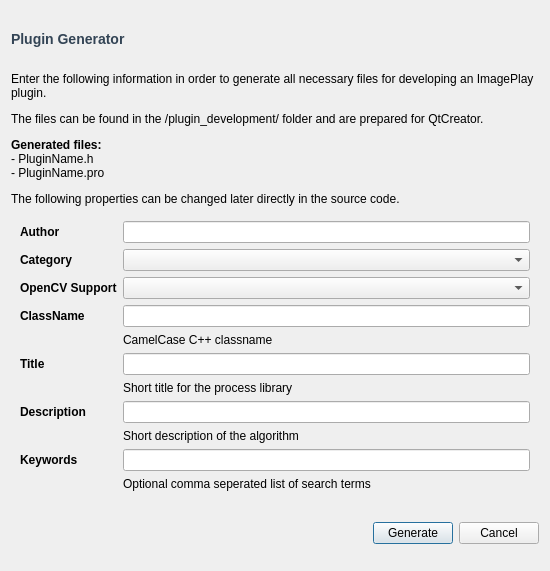
<?xml version="1.0" encoding="UTF-8"?>
<ui version="4.0">
 <class>PluginGenerator</class>
 <widget class="QDialog" name="PluginGenerator">
  <property name="geometry">
   <rect>
    <x>0</x>
    <y>0</y>
    <width>550</width>
    <height>571</height>
   </rect>
  </property>
  <property name="windowTitle">
   <string>Plugin Generator</string>
  </property>
  <layout class="QVBoxLayout" name="verticalLayout">
   <item>
    <widget class="QLabel" name="label">
     <property name="styleSheet">
      <string notr="true">font-size:14px;font-weight:bold;color:#345</string>
     </property>
     <property name="text">
      <string>Plugin Generator</string>
     </property>
    </widget>
   </item>
   <item>
    <widget class="QLabel" name="label_2">
     <property name="text">
      <string>&lt;html&gt;&lt;head/&gt;&lt;body&gt;&lt;p&gt;Enter the following information in order to generate all necessary files for developing an ImagePlay plugin.&lt;/p&gt;&lt;p&gt;The files can be found in the /plugin_development/ folder and are prepared for QtCreator.&lt;/p&gt;&lt;p&gt;&lt;span style=&quot; font-weight:600;&quot;&gt;Generated files:&lt;/span&gt;&lt;br/&gt;- PluginName.h&lt;br/&gt;- PluginName.pro&lt;/p&gt;&lt;p&gt;The following properties can be changed later directly in the source code.&lt;/p&gt;&lt;/body&gt;&lt;/html&gt;</string>
     </property>
     <property name="wordWrap">
      <bool>true</bool>
     </property>
    </widget>
   </item>
   <item>
    <widget class="QWidget" name="widget" native="true">
     <layout class="QGridLayout" name="gridLayout">
      <item row="5" column="0">
       <widget class="QLabel" name="label_4">
        <property name="styleSheet">
         <string notr="true">font-weight:bold;</string>
        </property>
        <property name="text">
         <string>Title</string>
        </property>
       </widget>
      </item>
      <item row="3" column="2">
       <widget class="QLineEdit" name="inputClassName"/>
      </item>
      <item row="9" column="0">
       <widget class="QLabel" name="label_5">
        <property name="styleSheet">
         <string notr="true">font-weight:bold;</string>
        </property>
        <property name="text">
         <string>Keywords</string>
        </property>
       </widget>
      </item>
      <item row="9" column="2">
       <widget class="QLineEdit" name="inputKeywords"/>
      </item>
      <item row="3" column="0">
       <widget class="QLabel" name="label_3">
        <property name="styleSheet">
         <string notr="true">font-weight:bold;</string>
        </property>
        <property name="text">
         <string>ClassName</string>
        </property>
       </widget>
      </item>
      <item row="2" column="0">
       <widget class="QLabel" name="label_8">
        <property name="styleSheet">
         <string notr="true">font-weight:bold;</string>
        </property>
        <property name="text">
         <string>OpenCV Support</string>
        </property>
       </widget>
      </item>
      <item row="5" column="2">
       <widget class="QLineEdit" name="inputTitle"/>
      </item>
      <item row="2" column="2">
       <widget class="QComboBox" name="comboBoxOpenCV"/>
      </item>
      <item row="1" column="2">
       <widget class="QComboBox" name="comboBoxCategory"/>
      </item>
      <item row="0" column="0">
       <widget class="QLabel" name="label_11">
        <property name="styleSheet">
         <string notr="true">font-weight:bold;</string>
        </property>
        <property name="text">
         <string>Author</string>
        </property>
       </widget>
      </item>
      <item row="4" column="2">
       <widget class="QLabel" name="label_10">
        <property name="text">
         <string>CamelCase C++ classname</string>
        </property>
       </widget>
      </item>
      <item row="1" column="0">
       <widget class="QLabel" name="label_7">
        <property name="styleSheet">
         <string notr="true">font-weight:bold;</string>
        </property>
        <property name="text">
         <string>Category</string>
        </property>
       </widget>
      </item>
      <item row="0" column="2">
       <widget class="QLineEdit" name="inputAuthor"/>
      </item>
      <item row="10" column="2">
       <widget class="QLabel" name="label_6">
        <property name="text">
         <string>Optional comma seperated list of search terms</string>
        </property>
       </widget>
      </item>
      <item row="6" column="2">
       <widget class="QLabel" name="label_9">
        <property name="text">
         <string>Short title for the process library</string>
        </property>
       </widget>
      </item>
      <item row="7" column="0">
       <widget class="QLabel" name="label_12">
        <property name="styleSheet">
         <string notr="true">font-weight:bold;</string>
        </property>
        <property name="text">
         <string>Description</string>
        </property>
       </widget>
      </item>
      <item row="7" column="2">
       <widget class="QLineEdit" name="inputDescription"/>
      </item>
      <item row="8" column="2">
       <widget class="QLabel" name="label_13">
        <property name="text">
         <string>Short description of the algorithm</string>
        </property>
       </widget>
      </item>
     </layout>
    </widget>
   </item>
   <item>
    <widget class="QWidget" name="widget_2" native="true">
     <layout class="QHBoxLayout" name="horizontalLayout">
      <property name="leftMargin">
       <number>0</number>
      </property>
      <property name="topMargin">
       <number>0</number>
      </property>
      <property name="rightMargin">
       <number>0</number>
      </property>
      <property name="bottomMargin">
       <number>0</number>
      </property>
      <item>
       <spacer name="horizontalSpacer">
        <property name="orientation">
         <enum>Qt::Horizontal</enum>
        </property>
        <property name="sizeHint" stdset="0">
         <size>
          <width>40</width>
          <height>20</height>
         </size>
        </property>
       </spacer>
      </item>
      <item>
       <widget class="QPushButton" name="btnGenerate">
        <property name="text">
         <string>Generate</string>
        </property>
       </widget>
      </item>
      <item>
       <widget class="QPushButton" name="btnCancel">
        <property name="text">
         <string>Cancel</string>
        </property>
       </widget>
      </item>
     </layout>
    </widget>
   </item>
  </layout>
 </widget>
 <tabstops>
  <tabstop>inputAuthor</tabstop>
  <tabstop>comboBoxCategory</tabstop>
  <tabstop>comboBoxOpenCV</tabstop>
  <tabstop>inputClassName</tabstop>
  <tabstop>inputTitle</tabstop>
  <tabstop>inputDescription</tabstop>
  <tabstop>inputKeywords</tabstop>
  <tabstop>btnGenerate</tabstop>
  <tabstop>btnCancel</tabstop>
 </tabstops>
 <resources/>
 <connections/>
</ui>
